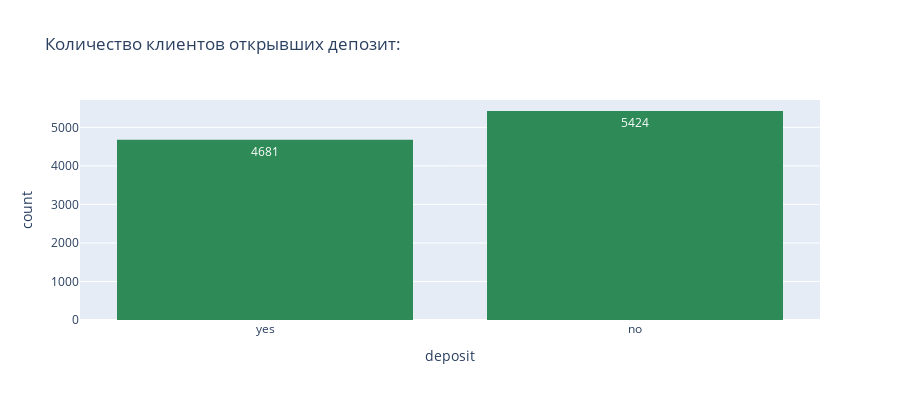

The notebook cell this image was saved under:
### Code cell
# Построим график:

px.histogram(data,
             x = 'deposit',
             # Выведем количество наблюдений в каждом столбце:
             text_auto = True,
             # Цвет графика:
             color_discrete_sequence = ['seagreen'],
             # Высота графика:
             height = 400,
             # Заголовок графика: 
             title = '''Количество клиентов открывших депозит:'''
             )

### Figure 1 — Plotly figure (JSON) as saved in the notebook; plotly's stock layout.template omitted (floating-point values rounded to 4 significant figures; data arrays with more than 128 entries replaced by an {"elided": "..."} marker saying what was removed)
{"data": [{"alignmentgroup": "True", "bingroup": "x", "hovertemplate": "deposit=%{x}<br>count=%{y}<extra></extra>", "legendgroup": "", "marker": {"color": "seagreen", "pattern": {"shape": ""}}, "name": "", "offsetgroup": "", "orientation": "v", "showlegend": false, "texttemplate": "%{value}", "type": "histogram", "x": {"elided": "10105 str values"}, "xaxis": "x", "yaxis": "y"}], "layout": {"barmode": "relative", "height": 400, "legend": {"tracegroupgap": 0}, "title": {"text": "Количество клиентов открывших депозит:"}, "xaxis": {"anchor": "y", "domain": [0, 1], "title": {"text": "deposit"}}, "yaxis": {"anchor": "x", "domain": [0, 1], "title": {"text": "count"}}}}
